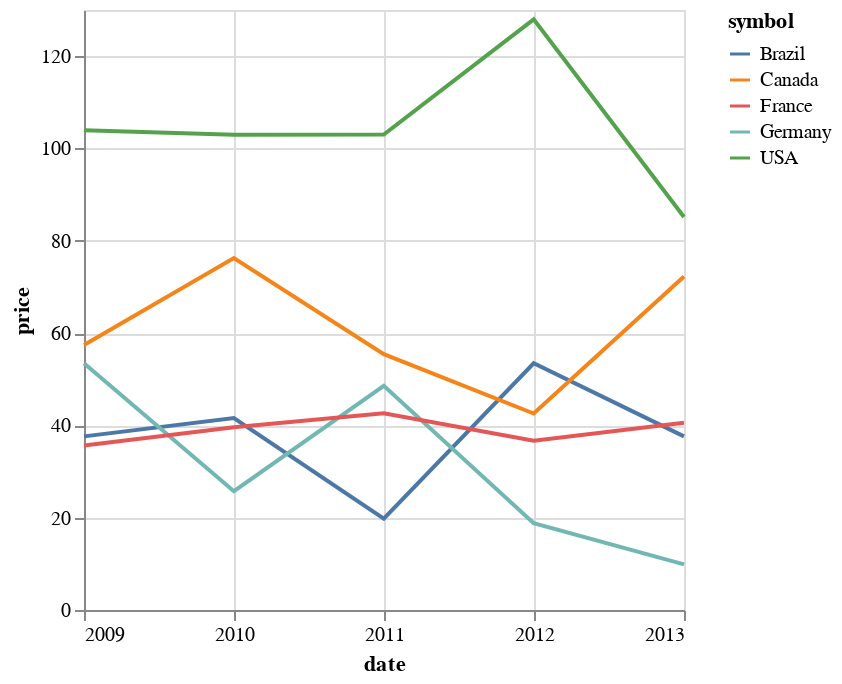

The notebook cell this image was saved under:
### Markdown cell above
As we can see, it's a fully functional SQL clients, and we can go beyond that!

### Data Visualization

Most data scientists use Jupyter and Python kernel to do data analyzing and visualizing. The main logic is to query data from databases and using matplotlib to do visualization, which full of glue code.

With xeus-tidb, we can easily achive this goal, and the code is more compact and maintainable. We use [vega-lite](https://vega.github.io/vega-lite/examples/) as our graphing tools. According to it's official website:
>  Vega-Lite is a high-level grammar of interactive graphics. It provides a concise, declarative JSON syntax to create an expressive range of visualizations for data analysis and presentation. 

And it had been bundled with JupyterLab by default. In xeus-tidb, we use the `%VEGA-LITE` magic code followed by the spec file which describe the graphing properties, and then the SQL command which get the data we want to plot. Quite simple, right? Let's go through some examples. 

#### line chart

A line chart gives us a clear visualization of where the price of a product has traveled over a given time period. In this example we can see the sales history by countries.

### Code cell
%VEGA-LITE specs/line_color.vl.json 
SELECT 
    EXTRACT(YEAR FROM invoiceDate) as date,
    BillingCountry as symbol,
    sum(total) as price
From Invoice
where BillingCountry in ("USA", "Canada", "Germany", "Brazil", "France")
group by date, symbol

### Figure 1 — Vega-Lite specification as saved in the notebook (floating-point values rounded to 4 significant figures)
{"$schema": "https://vega.github.io/schema/vega-lite/v4.json", "data": {"values": [{"date": "2013", "price": "37.62", "symbol": "Brazil"}, {"date": "2010", "price": "25.74", "symbol": "Germany"}, {"date": "2011", "price": "19.8", "symbol": "Brazil"}, {"date": "2010", "price": "39.6", "symbol": "France"}, {"date": "2013", "price": "72.27", "symbol": "Canada"}, {"date": "2009", "price": "37.62", "symbol": "Brazil"}, {"date": "2009", "price": "57.42", "symbol": "Canada"}, {"date": "2012", "price": "18.81", "symbol": "Germany"}, {"date": "2012", "price": "53.46", "symbol": "Brazil"}, {"date": "2013", "price": "40.59", "symbol": "France"}, {"date": "2011", "price": "103.01", "symbol": "USA"}, {"date": "2011", "price": "48.57", "symbol": "Germany"}, {"date": "2013", "price": "85.14", "symbol": "USA"}, {"date": "2009", "price": "35.64", "symbol": "France"}, {"date": "2010", "price": "76.26", "symbol": "Canada"}, {"date": "2012", "price": "36.66", "symbol": "France"}, {"date": "2010", "price": "102.98", "symbol": "USA"}, {"date": "2012", "price": "42.57", "symbol": "Canada"}, {"date": "2009", "price": "53.46", "symbol": "Germany"}, {"date": "2010", "price": "41.6", "symbol": "Brazil"}, {"date": "2011", "price": "55.44", "symbol": "Canada"}, {"date": "2009", "price": "103.95", "symbol": "USA"}, {"date": "2011", "price": "42.61", "symbol": "France"}, {"date": "2012", "price": "127.98", "symbol": "USA"}, {"date": "2013", "price": "9.9", "symbol": "Germany"}]}, "description": "Stock prices of 5 Tech Companies over Time.", "encoding": {"color": {"field": "symbol", "type": "nominal"}, "x": {"field": "date", "type": "temporal"}, "y": {"field": "price", "type": "quantitative"}}, "mark": "line"}
